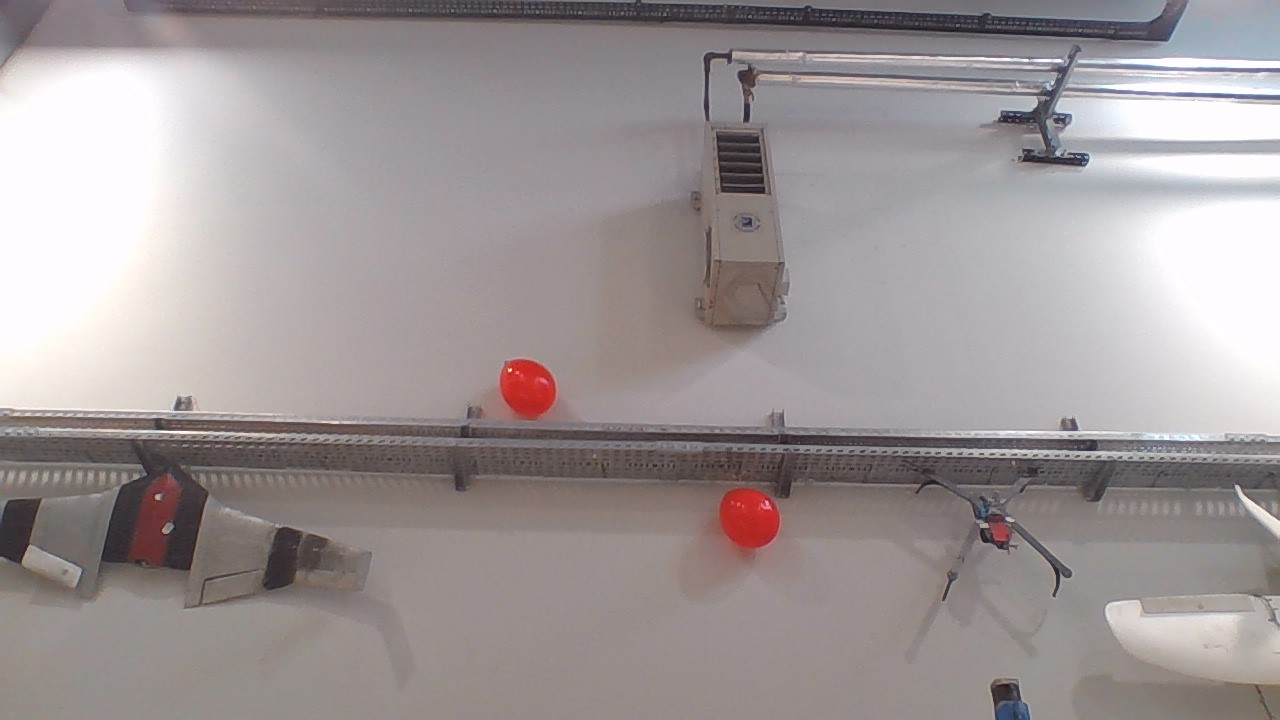
#> input picture src/color_detection/input_images/1.jpg, 1280 x 720 px, given in place of the camera
$ python colorDetect_v2.py
#> lines starting #> are read from the running program, lines starting #| are printed output that depends on the picture; after the words box and inside, x2 and y2 are one past the last pixel; in counts of white or black regions, pixels touching at a corner belong together
import cv2
import numpy as np

# Initialize webcam
cap = cv2.VideoCapture(0)

while True:
    # Take each frame
    ret, frame = cap.read()
#> frame is the input picture: shape (720, 1280, 3); mean B, G, R 151.9, 151.2, 159

    if not ret:
        print("Failed to capture frame from webcam")
        break

    # Convert BGR to HSV
    hsv = cv2.cvtColor(frame, cv2.COLOR_BGR2HSV)
#> hsv: shape (720, 1280, 3); mean H, S, V 82.5, 19.2, 160.1

    # Define range of red color in HSV
    lower_red = np.array([160,50,50])
    upper_red = np.array([180,255,255])

    # Threshold the HSV image to get only red colors
    mask = cv2.inRange(hsv, lower_red, upper_red)
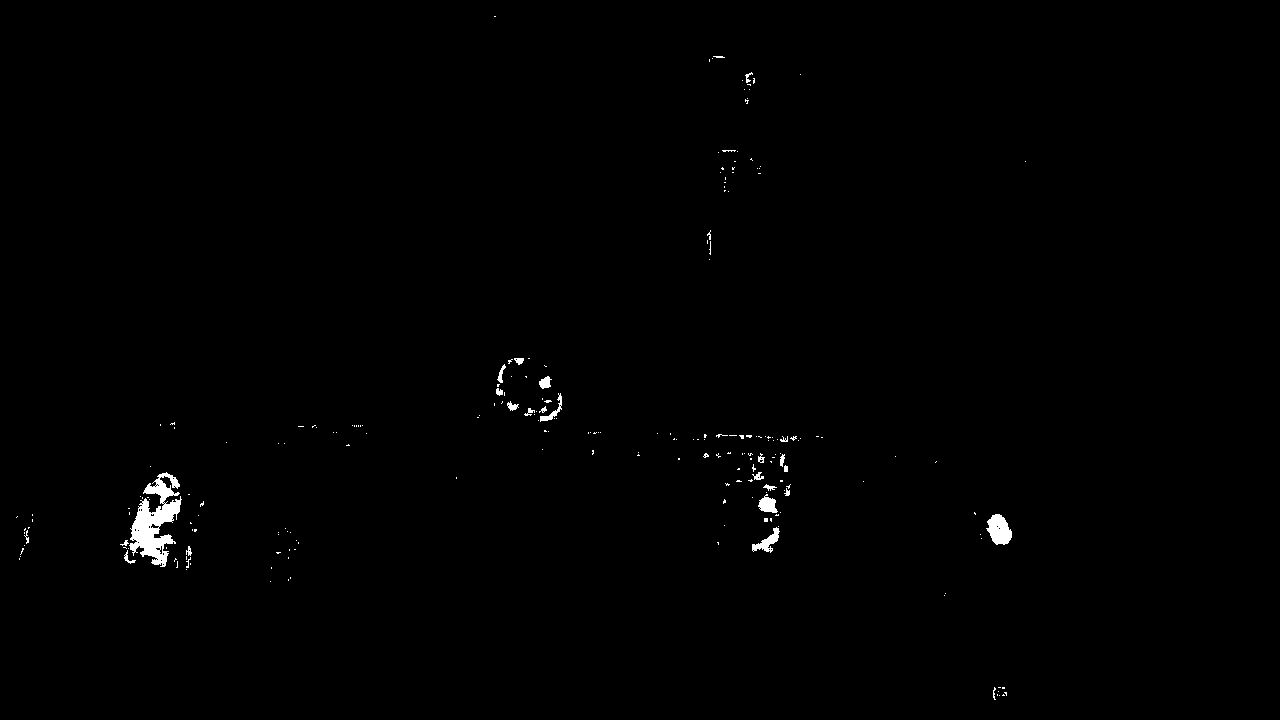
#> mask: shape (720, 1280); 0.56% white; 226 white regions (200 under 20 px), largest, box (x1, y1, x2, y2) and area: (129, 472, 182, 567) 2332, (986, 514, 1012, 545) 550, (752, 527, 780, 553) 279

    # Bitwise-AND mask and original image
    res = cv2.bitwise_and(frame, frame, mask=mask)

    # Convert mask to 3-channel image for stacking
    mask_3 = cv2.cvtColor(mask, cv2.COLOR_GRAY2BGR)

    # Stack up all three images together
    stacked = np.hstack((mask_3, frame, res))
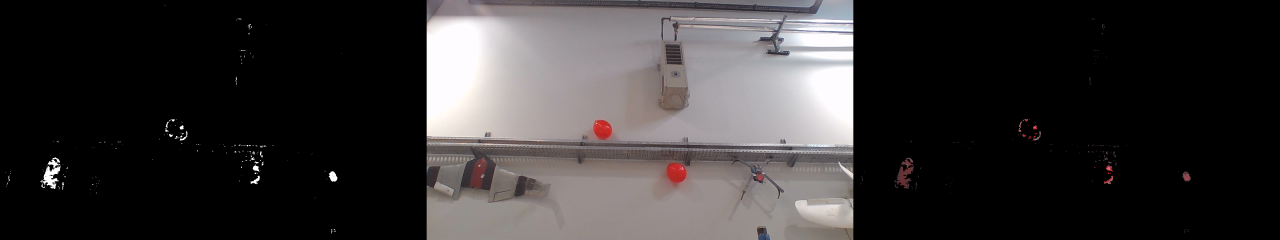
#> stacked: shape (720, 3840, 3) (shown at 1/3 size); mean B, G, R 51.2, 51, 53.7

    # Display the result
    cv2.imshow('Result', cv2.resize(stacked, None, fx=0.8, fy=0.8))

    # Check for 'Esc' key to exit the loop
    if cv2.waitKey(1) == 27:
#> (key Esc is pressed here)
        break

# Release the webcam and close all windows
cap.release()
cv2.destroyAllWindows()

$ run again, on src/color_detection/input_images/3.jpg
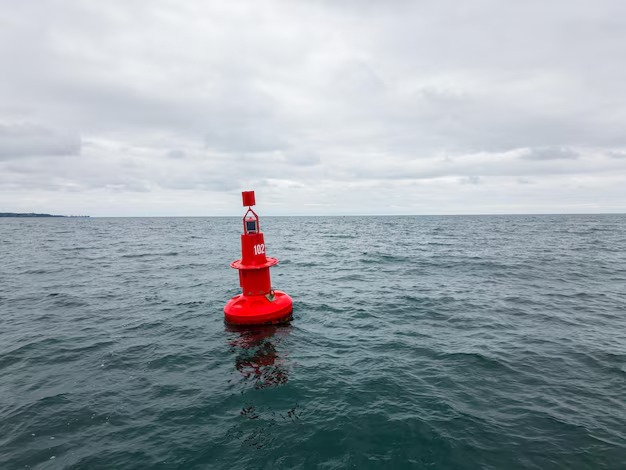
#> input picture src/color_detection/input_images/3.jpg, 626 x 470 px, given in place of the camera
#> frame is the input picture: shape (470, 626, 3); mean B, G, R 169.1, 162.6, 152.5
#> hsv: shape (470, 626, 3); mean H, S, V 102.8, 43.3, 171.3
#> `mask = cv2.inRange(hsv, lower_red, upper_red)`:
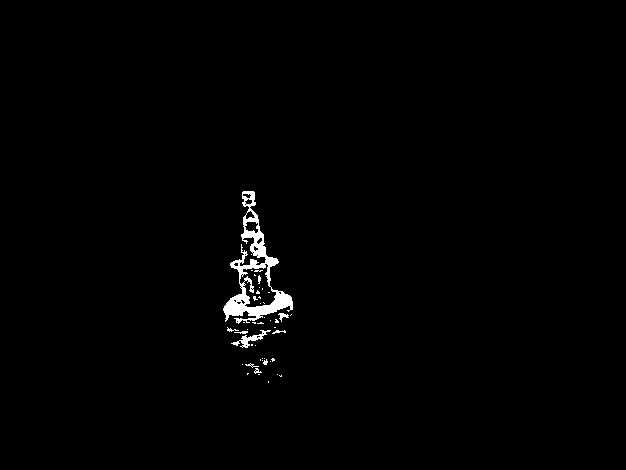
#> mask: shape (470, 626); 0.97% white; 45 white regions (36 under 20 px), largest, box (x1, y1, x2, y2) and area: (223, 191, 293, 324) 2335, (231, 330, 271, 348) 197, (278, 313, 289, 322) 44
#> `cv2.imshow('Result', cv2.resize(stacked, None, fx=0.8, fy=0.8))`:
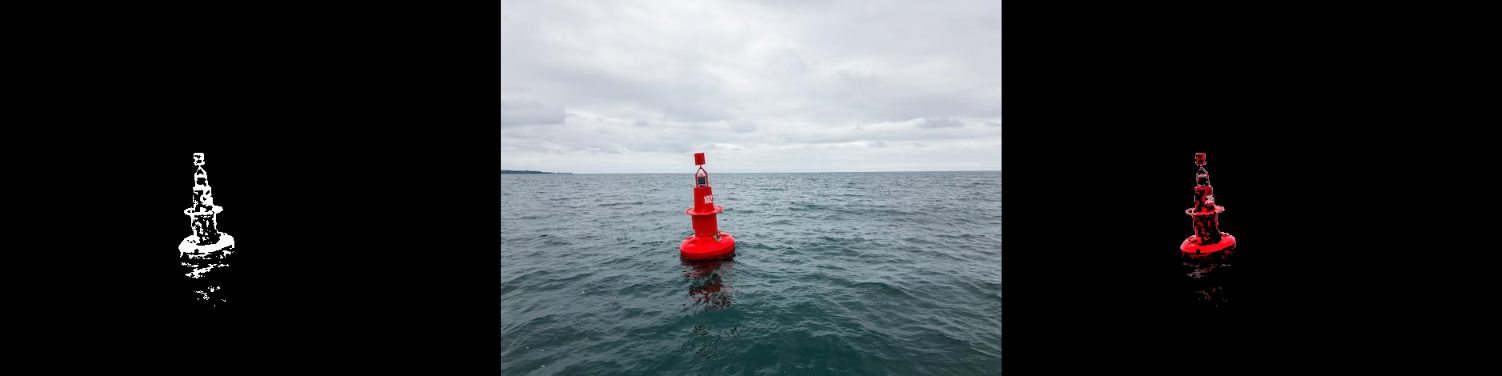
#> window 'Result': shape (376, 1502, 3); mean B, G, R 57.4, 55.1, 52.2
